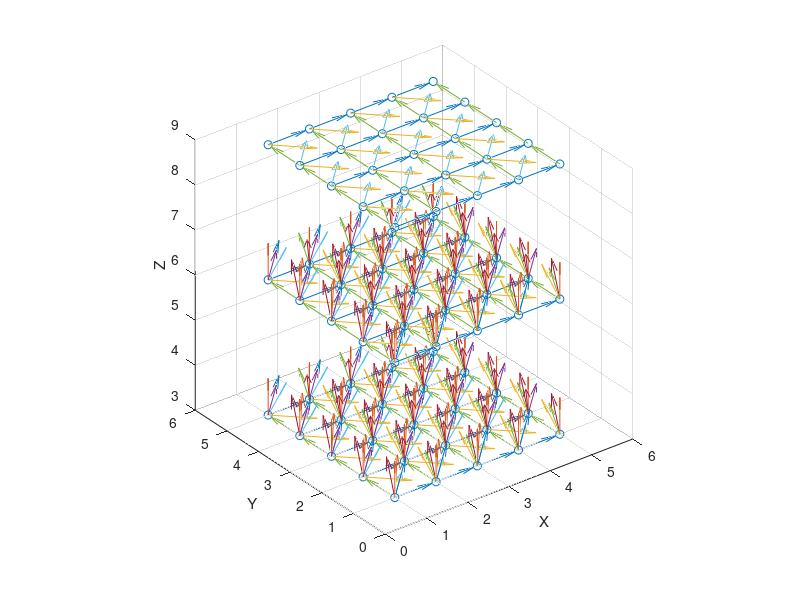

Here is the MATLAB script that generated this plot:
col_num = 5;
row_num = 5;
stair_num = 3;

position_init = NaN(row_num, col_num, stair_num, 3);

position_init(:, :, :, 1) = ones(1, row_num, stair_num) .* (1:row_num)';
position_init(:, :, :, 2) = ones(col_num, 1, stair_num) .* (1:col_num);
matrix_tmp(1, 1, 1:stair_num) = 1:stair_num; matrix_tmp = matrix_tmp * 3;
position_init(:, :, :, 3) = ones(row_num, col_num, stair_num) .* matrix_tmp;

position = position_init;
x_tmp = position(:, :, :, 1); x_tmp = x_tmp(:);
y_tmp = position(:, :, :, 2); y_tmp = y_tmp(:);
z_tmp = position(:, :, :, 3); z_tmp = z_tmp(:);
scatter3(x_tmp, y_tmp, z_tmp)
xlabel('X')
ylabel('Y')
zlabel('Z')
daspect(ones(1,3))

%% straight forces

x_direction = position(2:end, :, :, :) - position(1:end-1, :, :, :);

x_tmp = position(1:end-1, :, :, 1); x_tmp = x_tmp(:);
y_tmp = position(1:end-1, :, :, 2); y_tmp = y_tmp(:);
z_tmp = position(1:end-1, :, :, 3); z_tmp = z_tmp(:);
u_tmp = x_direction(:, :, :, 1); u_tmp = u_tmp(:);
v_tmp = x_direction(:, :, :, 2); v_tmp = v_tmp(:);
w_tmp = x_direction(:, :, :, 3); w_tmp = w_tmp(:);
hold on
quiver3(x_tmp, y_tmp, z_tmp, u_tmp, v_tmp, w_tmp)
hold off

y_direction = position(:, 2:end, :, :) - position(:, 1:end-1, :, :);

x_tmp = position(:, 1:end-1, :, 1); x_tmp = x_tmp(:);
y_tmp = position(:, 1:end-1, :, 2); y_tmp = y_tmp(:);
z_tmp = position(:, 1:end-1, :, 3); z_tmp = z_tmp(:);
u_tmp = y_direction(:, :, :, 1); u_tmp = u_tmp(:);
v_tmp = y_direction(:, :, :, 2); v_tmp = v_tmp(:);
w_tmp = y_direction(:, :, :, 3); w_tmp = w_tmp(:);
hold on
quiver3(x_tmp, y_tmp, z_tmp, u_tmp, v_tmp, w_tmp)
hold off

z_direction = position(:, :, 2:end, :) - position(:, :, 1:end-1, :);

x_tmp = position(:, :, 1:end-1, 1); x_tmp = x_tmp(:);
y_tmp = position(:, :, 1:end-1, 2); y_tmp = y_tmp(:);
z_tmp = position(:, :, 1:end-1, 3); z_tmp = z_tmp(:);
u_tmp = z_direction(:, :, :, 1); u_tmp = u_tmp(:);
v_tmp = z_direction(:, :, :, 2); v_tmp = v_tmp(:);
w_tmp = z_direction(:, :, :, 3); w_tmp = w_tmp(:);
hold on
quiver3(x_tmp, y_tmp, z_tmp, u_tmp, v_tmp, w_tmp)
hold off

%% xy forces

xy_direction = position(2:end, 2:end, :, :) - position(1:end-1, 1:end-1, :, :);

x_tmp = position(1:end-1, 1:end-1, :, 1); x_tmp = x_tmp(:);
y_tmp = position(1:end-1, 1:end-1, :, 2); y_tmp = y_tmp(:);
z_tmp = position(1:end-1, 1:end-1, :, 3); z_tmp = z_tmp(:);
u_tmp = xy_direction(:, :, :, 1); u_tmp = u_tmp(:);
v_tmp = xy_direction(:, :, :, 2); v_tmp = v_tmp(:);
w_tmp = xy_direction(:, :, :, 3); w_tmp = w_tmp(:);
hold on
quiver3(x_tmp, y_tmp, z_tmp, u_tmp, v_tmp, w_tmp)
hold off

yx_direction = position(2:end, 1:end-1, :, :) - position(1:end-1, 2:end, :, :);

x_tmp = position(1:end-1, 2:end, :, 1); x_tmp = x_tmp(:);
y_tmp = position(1:end-1, 2:end, :, 2); y_tmp = y_tmp(:);
z_tmp = position(1:end-1, 2:end, :, 3); z_tmp = z_tmp(:);
u_tmp = yx_direction(:, :, :, 1); u_tmp = u_tmp(:);
v_tmp = yx_direction(:, :, :, 2); v_tmp = v_tmp(:);
w_tmp = yx_direction(:, :, :, 3); w_tmp = w_tmp(:);
hold on
quiver3(x_tmp, y_tmp, z_tmp, u_tmp, v_tmp, w_tmp)
hold off

%% yz forces

yz_direction = position(:, 2:end, 2:end, :) - position(:, 1:end-1, 1:end-1, :);

x_tmp = position(:, 1:end-1, 1:end-1, 1); x_tmp = x_tmp(:);
y_tmp = position(:, 1:end-1, 1:end-1, 2); y_tmp = y_tmp(:);
z_tmp = position(:, 1:end-1, 1:end-1, 3); z_tmp = z_tmp(:);
u_tmp = yz_direction(:, :, :, 1); u_tmp = u_tmp(:);
v_tmp = yz_direction(:, :, :, 2); v_tmp = v_tmp(:);
w_tmp = yz_direction(:, :, :, 3); w_tmp = w_tmp(:);
hold on
quiver3(x_tmp, y_tmp, z_tmp, u_tmp, v_tmp, w_tmp)
hold off

zy_direction = position(:, 1:end-1, 2:end, :) - position(:, 2:end, 1:end-1, :);

x_tmp = position(:, 2:end, 1:end-1, 1); x_tmp = x_tmp(:);
y_tmp = position(:, 2:end, 1:end-1, 2); y_tmp = y_tmp(:);
z_tmp = position(:, 2:end, 1:end-1, 3); z_tmp = z_tmp(:);
u_tmp = zy_direction(:, :, :, 1); u_tmp = u_tmp(:);
v_tmp = zy_direction(:, :, :, 2); v_tmp = v_tmp(:);
w_tmp = zy_direction(:, :, :, 3); w_tmp = w_tmp(:);
hold on
quiver3(x_tmp, y_tmp, z_tmp, u_tmp, v_tmp, w_tmp)
hold off

%% zx forces

zx_direction = position(2:end, :, 2:end, :) - position(1:end-1, :, 1:end-1, :);

x_tmp = position(1:end-1, :, 1:end-1, 1); x_tmp = x_tmp(:);
y_tmp = position(1:end-1, :, 1:end-1, 2); y_tmp = y_tmp(:);
z_tmp = position(1:end-1, :, 1:end-1, 3); z_tmp = z_tmp(:);
u_tmp = zx_direction(:, :, :, 1); u_tmp = u_tmp(:);
v_tmp = zx_direction(:, :, :, 2); v_tmp = v_tmp(:);
w_tmp = zx_direction(:, :, :, 3); w_tmp = w_tmp(:);
hold on
quiver3(x_tmp, y_tmp, z_tmp, u_tmp, v_tmp, w_tmp)
hold off

xz_direction = position(1:end-1, :, 2:end, :) - position(2:end, :, 1:end-1, :);

x_tmp = position(2:end, :, 1:end-1, 1); x_tmp = x_tmp(:);
y_tmp = position(2:end, :, 1:end-1, 2); y_tmp = y_tmp(:);
z_tmp = position(2:end, :, 1:end-1, 3); z_tmp = z_tmp(:);
u_tmp = xz_direction(:, :, :, 1); u_tmp = u_tmp(:);
v_tmp = xz_direction(:, :, :, 2); v_tmp = v_tmp(:);
w_tmp = xz_direction(:, :, :, 3); w_tmp = w_tmp(:);
hold on
quiver3(x_tmp, y_tmp, z_tmp, u_tmp, v_tmp, w_tmp)
hold off

%% xyz forces

xyz_direction = position(2:end, 2:end, 2:end, :) - position(1:end-1, 1:end-1, 1:end-1, :);

x_tmp = position(1:end-1, 1:end-1, 1:end-1, 1); x_tmp = x_tmp(:);
y_tmp = position(1:end-1, 1:end-1, 1:end-1, 2); y_tmp = y_tmp(:);
z_tmp = position(1:end-1, 1:end-1, 1:end-1, 3); z_tmp = z_tmp(:);
u_tmp = xyz_direction(:, :, :, 1); u_tmp = u_tmp(:);
v_tmp = xyz_direction(:, :, :, 2); v_tmp = v_tmp(:);
w_tmp = xyz_direction(:, :, :, 3); w_tmp = w_tmp(:);
hold on
quiver3(x_tmp, y_tmp, z_tmp, u_tmp, v_tmp, w_tmp)
hold off

yxz_direction = position(2:end, 1:end-1, 2:end, :) - position(1:end-1, 2:end, 1:end-1, :);

x_tmp = position(1:end-1, 2:end, 1:end-1, 1); x_tmp = x_tmp(:);
y_tmp = position(1:end-1, 2:end, 1:end-1, 2); y_tmp = y_tmp(:);
z_tmp = position(1:end-1, 2:end, 1:end-1, 3); z_tmp = z_tmp(:);
u_tmp = yxz_direction(:, :, :, 1); u_tmp = u_tmp(:);
v_tmp = yxz_direction(:, :, :, 2); v_tmp = v_tmp(:);
w_tmp = yxz_direction(:, :, :, 3); w_tmp = w_tmp(:);
hold on
quiver3(x_tmp, y_tmp, z_tmp, u_tmp, v_tmp, w_tmp)
hold off

zxy_direction = position(1:end-1, 2:end, 2:end, :) - position(2:end, 1:end-1, 1:end-1, :);

x_tmp = position(2:end, 1:end-1, 1:end-1, 1); x_tmp = x_tmp(:);
y_tmp = position(2:end, 1:end-1, 1:end-1, 2); y_tmp = y_tmp(:);
z_tmp = position(2:end, 1:end-1, 1:end-1, 3); z_tmp = z_tmp(:);
u_tmp = zxy_direction(:, :, :, 1); u_tmp = u_tmp(:);
v_tmp = zxy_direction(:, :, :, 2); v_tmp = v_tmp(:);
w_tmp = zxy_direction(:, :, :, 3); w_tmp = w_tmp(:);
hold on
quiver3(x_tmp, y_tmp, z_tmp, u_tmp, v_tmp, w_tmp)
hold off

zyx_direction = position(1:end-1, 1:end-1, 2:end, :) - position(2:end, 2:end, 1:end-1, :);

x_tmp = position(2:end, 2:end, 1:end-1, 1); x_tmp = x_tmp(:);
y_tmp = position(2:end, 2:end, 1:end-1, 2); y_tmp = y_tmp(:);
z_tmp = position(2:end, 2:end, 1:end-1, 3); z_tmp = z_tmp(:);
u_tmp = zyx_direction(:, :, :, 1); u_tmp = u_tmp(:);
v_tmp = zyx_direction(:, :, :, 2); v_tmp = v_tmp(:);
w_tmp = zyx_direction(:, :, :, 3); w_tmp = w_tmp(:);
hold on
quiver3(x_tmp, y_tmp, z_tmp, u_tmp, v_tmp, w_tmp)
hold off
























